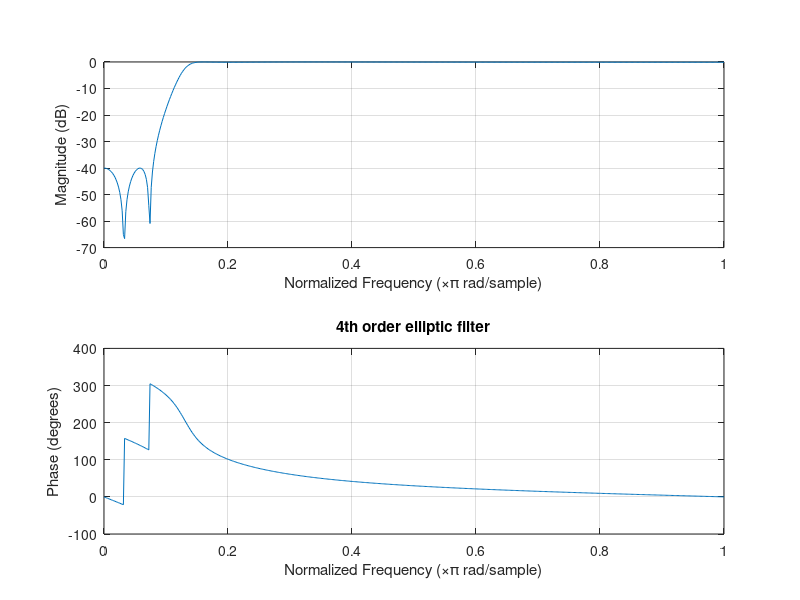

Write the MATLAB code that produced this figure. (Note: this script raises an error after producing the figure.)
%%
% <latex> 
% \title{BE 521: Homework 6 \\{\normalsize Spike sorting}\\{\normalsize Spring 2021}} 
% \author{60 points} 
% \date{Due: Tuesday, 03/09/2021 10:00pm} 
% \maketitle \textbf{Objective:} Detect and cluster spikes
% </latex>

%% 
% <latex> 
% \begin{center} \author{Jal Mahendra Panchal \\
%   \normalsize Collaborators: COLLABORATORS HERE \\}
% \end{center} 
% </latex>

%% 
% <latex>
% \subsection*{Overview}
% In this homework, you will do some basic spike sorting using two different datasets. The first (\verb|I521_A0006_D001|) is from a crayfish neuromuscular junction, a good model for human central nervous system synapses\footnote{The sampling rate of this data is 2000 Hz, which is adequate for this homework's instructional purposes but usually inadequate for real spike sorting, which often uses sampling frequencies on the order of 20 kHz.}. Specifically, the data contains two simultaneous recordings: an extracellular recording from the third nerve (channel \verb|nerve|) of a crayfish abdominal ganglion, which contains six spontaneously active motor neurons, and an intracellular recording from the superficial flexor muscle (channel \verb|muscle|) innervated by this nerve. You will attempt to discern relationships between the classes of spike waveforms you extract from the motor nerve trace and elicited potentials seen in the muscle fiber recording. 
% Then, you will revisit a human intracranial EEG recording (\verb|I521_A0006_D002|) and use some of the techniques you've learned in class to build a more automated spike sorter. 
% Note: While spikes may have positive and negative deflections, we will only focus on positive spikes on this homework for simplicity. 
% \section{Spike Detection and Clustering (38 pts)}
% In this section, you will explore some basic filtering and spike thresholding to ultimately compare spike clusters you pick out by eye to those selected by an automated algorithm.
% \begin{enumerate}
%     \item You can assume that the nerve samples have already been low-pass filtered. Here you will high-pass filter in order to remove signals like slow local field potentials and 60 Hz power line noise. Create a 4th order \textit{elliptic filter} with 0.1 dB of ripple in the passband, a stopband 40 dB lower than the peak value in the passband, and a passband edge frequency of 300 Hz (see Matlab's \verb|ellip| function and make sure your give the edge frequency in the correct normalized form). The statement to create this filter (defined by the filter coefficients \verb|b| and \verb|a|) should look something like
%   \begin{lstlisting}
% 	[b,a]=ellip(n,Rp,Rs,Wp,'high')
%   \end{lstlisting}
%   Clearly specify the denominator and numerator coefficients obtained for your filter function. (2pts)
% </latex>




%%
% $\textbf{Answer 1.1} \\$

%%
%ellip filter 
n = 4 ; %4th order filter 
Rp = 0.1 ; %pass band ripple in db 
Rs  = 40 ; % stop band attenuation in db 
Wp = 300 ; %pass band edge frequency in hz

fs = 2000; %sampling freq in hz
Wp  = Wp/fs; % converting cutoff freq to a ratio of sampling freq 

[nmtr_b , den_a ] = ellip(n,Rp, Rs , Wp, 'high') ;

%%
% The filter's numerator and denomerator respectively are
nmtr_b
den_a

figure();
freqz(nmtr_b, den_a);
title('4th order elliptic filter')
%% 
% <latex>
%   \item Using the \verb|filter| function and \verb|filtfilt| function, obtain two different filtered outputs of the nerve signal.
%       \begin{enumerate}
%         \item In a 2x1 subplot, plot the first 50 ms of the unfiltered nerve signal in the top subplot; in the bottom subplot, plot the \verb|filter| output in blue and the \verb|filtfilt| output in red. Use a potential range (y-axis) of -20 to 50 millivolts. (4 pts)
% </latex>

%%
% $\textbf{Answer 1.2a} \\$

%%
%obtaining the I521_A0006_D001 signal
addpath(genpath('/Users/jalpanchal/git/be521'));

session_cray = IEEGSession('I521_A0006_D001', 'jalpanchal', 'jal_ieeglogin.bin');
sampling_frequency_hz_cray = session_cray.data.sampleRate;
duration_in_sec_cray = session_cray.data(1).rawChannels(1).get_tsdetails.getDuration/1e6;

muscle_raw_uV = session_cray.data.getvalues(0, duration_in_sec_cray * 1e6, 1);
nerve_raw_uV = session_cray.data.getvalues(0, duration_in_sec_cray * 1e6, 2);

duration = datestr(seconds(duration_in_sec_cray),'HH:MM:SS:FFF');

%%
%filtering using filter
nerve_filter_uV = filter(nmtr_b,den_a,nerve_raw_uV);

%filtering using filtfilt
nerve_filtfilt_uV = filtfilt(nmtr_b,den_a,nerve_raw_uV);

%%
%plot 
fs = sampling_frequency_hz_cray;
t = 0 : 1e3/sampling_frequency_hz_cray : duration_in_sec_cray*1e3 - 1e3/sampling_frequency_hz_cray ;

figure();
ax1 = subplot(2,1,1);
plot(t, nerve_raw_uV/1000, 'Linewidth', 1)                   
title('Nerves channel raw')
xlabel('Time (ms)')
ylabel('Signal Amplitude (mV)')
xlim([0, 50])
ylim([-20 50])

ax2 = subplot(2,1,2);
plot(t, nerve_filter_uV/1000, 'Linewidth', 1, 'color',[0 0.4470 0.7410] );
hold on 
plot(t, nerve_filtfilt_uV/1000, 'Linewidth', 1, 'color', [0.8500 0.3250 0.0980]);
hold off
title('Nerves channel filtered')
xlabel('Time (ms)')
ylabel('Signal Amplitude (mV)')
legend('filter()', 'filtfilt()')
xlim([0, 50]) 
ylim([-20 50])

suptitle('Filtering nerve channel data for I521\_A0006\_D001')

%% 
% <latex>
%         \item How is the unfiltered signal different from the filtered signal? What is different about the two filtered (red and blue) signals? (2 pts)
% </latex>

%%
% $\textbf{Answer 1.2b} \\$

%%
% The unfiltered signal has low frequency components and a 60 hz power line
% noise that can be seen as a base line fluctuation. In the filtered
% signals, the lower frequencies have been removed and a stable baseline
% can be seen. $\\$
% The $filtfilt$ function processes the signal in the forward and reverse
% direction to cause a zero phase distortion as compared to the $filter$
% function which prosses the signal only in the forward direction which can
% result in a phase shift. The $filtfilt$ function due to its two direction
% approach results in doubling of the order of filter as specified by the
% filter coefficients b(numerator) and a(denomerator). The $filter$  function in
% contrast maintains the order of the filter.

%% 
% <latex>
%         \item Briefly explain the mathematical difference between the two filtering methods, and why one method might be more advantageous than the other in the context of spike detection? (5 pts)
% </latex>

%%
% $\textbf{Answer 1.2c} \\$

%%
% The $filter$ function..
%%
% <latex>
%       \end{enumerate}
%         \item Using a spike threshold of +30 mV, calculate the index and value of the peak voltage for each spike in the \textbf{filtered} nerve signal (select the best one). Use these values to plot the first 2.5 seconds of the nerve signal with a red dot above (e.g. 10 mV above) each spike. (Hint: Plot the entire length of the nerve signal with all the spikes marked but then restrict the x-axis using \verb|xlim| to [0, 2.5] seconds) (4 pts)
% </latex>

%%
% $\textbf{Answer 1.3} \\$

%%
%peak identification
x = nerve_filtfilt_uV/1000;
threshold = 30;

%finding peak using sign change in second derivative(maxima) for signal above
%threshold
peak_find = @(x, th) (find((diff(diff(x) < 0 ) .* (x(2:end-1) >th))>0));

nerve_ff_peakidx = peak_find(x,threshold);


%%
%plotting peaks in filtered signal
fs = sampling_frequency_hz_cray;
t = 0 : 1e3/sampling_frequency_hz_cray : duration_in_sec_cray*1e3 - 1e3/sampling_frequency_hz_cray ;
figure();
plot(t/1000, x, 'Linewidth', 1);
hold on;
plot(0 + ((nerve_ff_peakidx)/fs), x(nerve_ff_peakidx+1)+10, '.', 'Markersize',10, 'color' ,[0.8500 0.3250 0.0980] );
hold off;
ylabel('Amplitude (mV)');
xlabel('Time (sec)');
title('Nerves channel filtered for I521\_A0006\_D001');
legend('filtered signal', 'peaks>30mV')
xlim([0 2.5])

%% 
% <latex>
%  \item Under the assumption that different cells produce different action potentials with distinct peak amplitudes, decide how many cells you think were recorded (some number between 1 and 6). You may find it helpful to zoom in and pan on the plot you made in question 1.3. You may also find it useful to plot the sorted peak values to gain insight into where ``plateaus'' might be. (No need to include these preliminary plots in the report, though.) Use thresholds (which you well set manually/by eye) to separate the different spikes. Make a plot of the first 2.5 seconds similar to that in 1.3 except now color the spike dots of each group a different color (e.g., \verb|'r.'|,\verb|'g.'|,\verb|'k.'|,\verb|'m.'|).(6 pts)
% </latex>

%%
% $\textbf{Answer 1.4} \\$

%%
nerve_peak_amp = sort(x(nerve_ff_peakidx+1));
%%
plot(nerve_peak_amp);
%%
plot(diff(nerve_peak_amp))
%%
histogram( x(nerve_ff_peakidx+1), 1000);


%%
% Based on manual insoection of the spike amplitude and shape, it appears
% that 6 different neurons are recorded in the nerve channel of the signal


%%
%plotting peaks in filtered signal
x = nerve_filtfilt_uV/1000;
fs = sampling_frequency_hz_cray;
t = 0 : 1e3/sampling_frequency_hz_cray : duration_in_sec_cray*1e3 - 1e3/sampling_frequency_hz_cray ;

%making a cell array for each neuron peak
n = {};
n{1} = find(x(nerve_ff_peakidx+1) <50 & x(nerve_ff_peakidx+1)>30);
n{2} = find(x(nerve_ff_peakidx+1) <85 & x(nerve_ff_peakidx+1)>50);
n{3} = find(x(nerve_ff_peakidx+1) <110 & x(nerve_ff_peakidx+1)>85);
n{4} = find(x(nerve_ff_peakidx+1) <155 & x(nerve_ff_peakidx+1)>110);
n{5} = find(x(nerve_ff_peakidx+1) <201 & x(nerve_ff_peakidx+1)>155);
n{6} = find(x(nerve_ff_peakidx+1) <350 & x(nerve_ff_peakidx+1)>201);

figure();
plot(t/1000, x, 'Linewidth', 1);
hold on;
%plot all peaks
% plot(0 + (nerve_ff_peakidx/fs), x(nerve_ff_peakidx+1)+10, '.', 'Markersize',10, 'color' ,[0.8500 0.3250 0.0980] );

plot(nerve_ff_peakidx(n{1})/fs, x(nerve_ff_peakidx(n{1})+1) +10,'r.', 'Markersize',15);

plot(nerve_ff_peakidx(n{2})/fs, x(nerve_ff_peakidx(n{2})+1)+ 10,'b.', 'Markersize',15);
plot(nerve_ff_peakidx(n{3})/fs, x(nerve_ff_peakidx(n{3})+1)+ 10,'g.', 'Markersize',15);
plot(nerve_ff_peakidx(n{4})/fs, x(nerve_ff_peakidx(n{4})+1)+ 10,'k.', 'Markersize',15);
plot(nerve_ff_peakidx(n{5})/fs, x(nerve_ff_peakidx(n{5})+1)+ 10,'m.', 'Markersize',15);
plot(nerve_ff_peakidx(n{6})/fs, x(nerve_ff_peakidx(n{6})+1)+ 10,'c.', 'Markersize',15);

hold off;
ylabel('Amplitude (mV)');
xlabel('Time (sec)');
title('Nerves channel manual clustering of neurons for I521\_A0006\_D001');
legend('filtered signal','neuron1', 'neuron2', 'neuron3', 'neuron4', 'neuron5', 'neuron6')
xlim([0 2.5])


%% 
% <latex>
%  \item Use Matlab's $k$-means\footnote{Clustering, like $k$-means you are using here, is a form of unsupervised learning.} function (\verb|kmeans|) to fit $k$ clusters (where $k$ is the number of cells you think the recording is picking up) to the 1D data for each spike. 
%   \begin{enumerate}
% 	\item Using the same color order (for increasing spike amplitude) as you did for the thresholds in question 1.4, plot the spike cluster colors as little dots slightly above those you made for question 1.4. The final figure should be a new plot of the nerve voltage and two dots above each spike, the first being your manual label and the second your clustered label, which (hopefully/usually) should be the same color. (4 pts)
% </latex>

%%
% $\textbf{Answer 1.5a} \\$

%%
%kmeans clustering
% rng(1); % For reproducibility
n_clusters = 6;
[idx, centroid] = kmeans( x(nerve_ff_peakidx+1), n_clusters);
[~,i] = sort(centroid);

km_n = {};

km_n{1} = find(idx==i(1));
km_n{2} = find(idx==i(2));
km_n{3} = find(idx==i(3));
km_n{4} = find(idx==i(4));
km_n{5} = find(idx==i(5));
km_n{6} = find(idx==i(6));

%%
%plotting clusters
figure();
plot(t/1000, x, 'Linewidth', 1);
hold on;
%plot all peaks
% plot(0 + (nerve_ff_peakidx/fs), x(nerve_ff_peakidx+1)+10, '.', 'Markersize',10, 'color' ,[0.8500 0.3250 0.0980] );

%plotting manaul peaks
plot(nerve_ff_peakidx(n{1})/fs, x(nerve_ff_peakidx(n{1})+1) +10,'r.', 'Markersize',15);
plot(nerve_ff_peakidx(n{2})/fs, x(nerve_ff_peakidx(n{2})+1)+ 10,'b.', 'Markersize',15);
plot(nerve_ff_peakidx(n{3})/fs, x(nerve_ff_peakidx(n{3})+1)+ 10,'g.', 'Markersize',15);
plot(nerve_ff_peakidx(n{4})/fs, x(nerve_ff_peakidx(n{4})+1)+ 10,'k.', 'Markersize',15);
plot(nerve_ff_peakidx(n{5})/fs, x(nerve_ff_peakidx(n{5})+1)+ 10,'m.', 'Markersize',15);
plot(nerve_ff_peakidx(n{6})/fs, x(nerve_ff_peakidx(n{6})+1)+ 10,'c.', 'Markersize',15);

%plotting kmeans clusters
plot(nerve_ff_peakidx(km_n{1})/fs, x(nerve_ff_peakidx(km_n{1})+1)+20,'r.', 'Markersize',15);
plot(nerve_ff_peakidx(km_n{2})/fs, x(nerve_ff_peakidx(km_n{2})+1)+20,'b.', 'Markersize',15);
plot(nerve_ff_peakidx(km_n{3})/fs, x(nerve_ff_peakidx(km_n{3})+1)+20,'g.', 'Markersize',15);
plot(nerve_ff_peakidx(km_n{4})/fs, x(nerve_ff_peakidx(km_n{4})+1)+20,'k.', 'Markersize',15);
plot(nerve_ff_peakidx(km_n{5})/fs, x(nerve_ff_peakidx(km_n{5})+1)+20,'m.', 'Markersize',15);
plot(nerve_ff_peakidx(km_n{6})/fs, x(nerve_ff_peakidx(km_n{6})+1)+20,'c.', 'Markersize',15);

hold off;
ylabel('Amplitude (mV)');
xlabel('Time (sec)');
title('Nerves channel comparing manual clustering to kmeans clustering for I521\_A0006\_D001');
legend('filtered signal', 'neuron1', 'neuron2', 'neuron3', 'neuron4', 'neuron5', 'neuron6')
xlim([0 2.5])


%% 
% <latex>
% 	\item Which labeling, your manual ones or the ones learned by clustering) seem best, or do they both seem just as good? (Again, panning over the entire plot may be helpful.) (2 pts)
% </latex>

%%
% $\textbf{Answer 1.5b} \\$

%%
%

%% 
% <latex>
%   \end{enumerate}
%  \item In this question,  you will test the hypothesis that the muscle potential responses are really only due to spikes from a subset of the cells you have identified in the previous two questions. First, plot the first 2.5 seconds of the muscle fiber potential and compare it with that of the nerve. Observe the relationship between spikes and the muscle fiber response. (No need to include this plot and observation in your report.)
%      Now, calculate the maximum muscle fiber potential change\footnote{max voltage - min voltage} in the 25 ms\footnote{Note that this 25 ms window is somewhat ad hoc and is just what seems reasonable by eye for this data. It implies no underlying physiological time scale or standard.} window after each spike (with the assumption that spikes without any/much effect on the muscle fiber potential do not directly innervate it). 
%   \begin{enumerate}
%    \item Using the cell groups you either manually defined or found via $k$-means clustering (just specify which you're using) again with different colors, plot a colored point for each spike where the x-value is the spike amplitude and the y-value is the muscle potential change. (6 pts)
% </latex>


%%
% $\textbf{Answer 1.6a} \\$



%%
%plotting peaks in filtered signal
fs = sampling_frequency_hz_cray;
t = 0 : 1e3/sampling_frequency_hz_cray : duration_in_sec_cray*1e3 - 1e3/sampling_frequency_hz_cray ;
figure();
yyaxis left
plot(t/1000, x, 'Linewidth', 1);
ylabel('Amplitude (mV)');
hold on;

yyaxis right
plot(t/1000, muscle_raw_uV/1000,  'color' ,[0.8500 0.3250 0.0980] );
ylabel('Amplitude (mV)');
ylim([-76, -50]) 

%plotting markers for peaks
hold on
for i = 1:size(nerve_ff_peakidx/fs,1)
        xline(nerve_ff_peakidx(i)/fs);
end

hold off; 

xlabel('Time (sec)');
title('nerve and muscle channel for I521\_A0006\_D001');
legend('filtered nerve signal', 'muscle channel')
xlim([0 2.5])

%%
%calculating muscle fiber potential change after neuron spike
pot_change_peak = {};
%first we loop through the different sets of neuron clusters
for i= 1:n_clusters
    idx = km_n{i};
    temp_ = zeros(size(idx,1),3);
    for j = 1:size(idx,1)
       %calculating max and min mulscle voltage in 25 ms window after peak
       window_ms = 25;
       samples = window_ms*fs/1000;
       %index of signal of peak #j in neuron cluster i
       pk_idx = nerve_ff_peakidx(idx(j))+1;
       muscle_sig = muscle_raw_uV(pk_idx : pk_idx+samples);
       muscle_pot_mV = (max(muscle_sig)-min(muscle_sig))/1000;
       
       %saving, peak index, muscle pot change and spike amplitude in matrix
       temp_(j,:) = [pk_idx-1, muscle_pot_mV,x(pk_idx)];
    end
    %cell array of temp_ matrix for each cluster
    pot_change_peak{i} = temp_; 
end

%%
%plotting peaks in filtered signal
fs = sampling_frequency_hz_cray;
t = 0 : 1e3/sampling_frequency_hz_cray : duration_in_sec_cray*1e3 - 1e3/sampling_frequency_hz_cray ;
figure();

plot(pot_change_peak{1}(:,3), pot_change_peak{1}(:,2),'r.', 'Markersize',15);
hold on 
plot(pot_change_peak{2}(:,3), pot_change_peak{2}(:,2),'b.', 'Markersize',15);
plot(pot_change_peak{3}(:,3), pot_change_peak{3}(:,2),'g.', 'Markersize',15);
plot(pot_change_peak{4}(:,3), pot_change_peak{4}(:,2),'k.', 'Markersize',15);
plot(pot_change_peak{5}(:,3), pot_change_peak{5}(:,2),'m.', 'Markersize',15);
plot(pot_change_peak{6}(:,3), pot_change_peak{6}(:,2),'c.', 'Markersize',15);
hold off;

ylabel('Potential Difference(mV)');
xlabel('Peak Amplitude(mV)');
title('Spike peak amplitude vs Muscle potential change, I521\_A0006\_D001');
legend('neuron1', 'neuron2', 'neuron3', 'neuron4', 'neuron5', 'neuron6')
% xlim([0 2.5])

%% 
% <latex>
%    \item Does this plot support the hypothesis that the muscle fiber responses are only due to a subset of the cells. Explain why or why not. (3 pts)
% </latex>

%%
% $\textbf{Answer 1.6b} \\$

%%
% mnl,khjkl

%% 
% <latex>
%   \end{enumerate}
% \end{enumerate}
% \section{Multivariate Clustering (22 pts)}
% In this section, you will explore similar methods for spikes sorting and clustering but with a different dataset, the human intracranial data in \verb|I521_A0006_D002|, 
% which is a larger dataset of the same recording you saw in \verb|I521_A0001_D001| of Homework 1. 
%   \begin{enumerate}
%    \item Using a threshold six standard deviations above the mean of the signal, detect the spikes in the signal. In addition, extract the waveform from 1 ms before the peak to 1 ms after it with peak value in the middle. (You will end up with a matrix where each row corresponds to the number of data points in 2 ms of signal minus 1 data point. Use the closest integer number of data points for the $\pm$ 1 ms window.) 
% </latex>


%% 
% <latex>
% 	\begin{enumerate}
% 	  \item Plot the waveforms of all the spikes overlaid on each other in the same color. (4 pts)
% </latex>


%%
% $\textbf{Answer 2.1a} \\$

%%
%obtaining the I521_A0006_D002 signal
addpath(genpath('/Users/jalpanchal/git/be521'));

session_humn = IEEGSession('I521_A0006_D002', 'jalpanchal', 'jal_ieeglogin.bin');
sampling_frequency_hz_humn = session_humn.data.sampleRate;
duration_in_sec_humn = session_humn.data(1).rawChannels(1).get_tsdetails.getDuration/1e6;

intcran_raw_uV = session_humn.data.getvalues(0, duration_in_sec_humn * 1e6, 1);

%%
%calculating peaks above 6 std above mean

std_humn_uV = std(intcran_raw_uV);
mean_humn_uV = mean(intcran_raw_uV);

threshold_uV = mean_humn_uV + 6*std_humn_uV;

humn_peak_idx = peak_find(intcran_raw_uV, threshold_uV);
%%
%plotting human intercranial signal raw
fs = sampling_frequency_hz_humn;
t = 0 : 1/fs : duration_in_sec_humn;
x = intcran_raw_uV;
figure();
plot(t, x, 'Linewidth', 1);
hold on
yline(threshold_uV, '-','threshold');
plot(0 + ((humn_peak_idx)/fs), x(humn_peak_idx+1)+1, '.', 'Markersize',10, 'color' ,[0.8500 0.3250 0.0980] );
hold off;
ylabel('Signal Amplitude (\muV)');
xlabel('Time (sec)');
title('Intracranial human data for I521\_A0006\_D002');


%%
%stacking ±1 ms around all peaks
%for a sampling frequency of 32258, 1ms has 32.258 points
% to acquire 1 ms before and after the peak, we can acquire 32 points before
% and 32 points after the peak 
peak_stack_uV = zeros(size(humn_peak_idx,1), 65);
for i = 1:size(humn_peak_idx,1)
    pk_idx = humn_peak_idx(i)+1;
   peak_stack_uV(i, :) = intcran_raw_uV(pk_idx-32 : pk_idx+32);
end

%%
%plotting stacked peaks
t = (-32:1:32)/32258;

figure();
plot(t,peak_stack_uV(1:size(humn_peak_idx,1),:), 'color', [0 0.4470 0.7410])

xline(0)
ylabel('Signal Amplitude(\muV)');
xlabel('Time around peak (ms)');
title('Stacking aligned peaks above threshold for I521\_A0006\_D002');


%% 
% <latex>
% 	  \item Does it looks like there is more than one type of spike? (1 pt)
% </latex>

%%
% $\textbf{Answer 2.1b} \\$

%%
% Yes, based on the stacked plots we see that there are at least 2 "groups"
% of peaks stacked together, one with a peak amplitde alose to 50 uV and
% another with a peak amplitude of about 100 uV. This means that there are
% at least 2 types of spikes.There are some peaks/spikes at a highter
% amplitude around 125 uV which could be another type of spike/peak.

%% 
% <latex>
% 	\end{enumerate} 
%    \item For each spike, represent the waveform by its  principal components. Use the \verb|pca| command in Matlab. Intuitively, principal component analysis finds the coordinate system that most reduces the variability in your data. 
% 	\begin{enumerate}
% 	  \item Run principal component analysis on all the spike waveforms and represent your data with the top two principal components. Make a scatterplot of your data in this principal component (PC) space. (3 pts)
% </latex>

%%
% $\textbf{Answer 2.2a} \\$

%%
%performing pca analysis
humn_peak_amp_uV = peak_stack_uV(:,33); 
[coeff,score,latent,tsquared,explained,mu] = pca(peak_stack_uV);

%%
%plotting a scatter plot in PC space
figure();
scatter(score(:,1), score(:,2), 'filled')
ylabel('Principle component 2');
xlabel('Principle component 1');
title('PC1 vs PC2, I521\_A0006\_D002 data in Principle compponent space');
%% 
% <latex>
% 	  \item Each PC also has an associated eigenvalue, representing the amount of variance explained by that PC. This an output of the \verb|PCA| command. Plot the  principal component vs the total (cumulative) percent variance explained. What is the percent variance explained if you include the top two principal components? (3 pts)
% </latex>

%%
% $\textbf{Answer 2.2b} \\$

%%
%plotting variance for each principle component
figure();
plot(explained, 'Linewidth', 2);
ylabel('Percentage variance (%)');
xlabel('Principle component number');
title('Principle component vs percentage variance in I521\_A0006\_D002');



%%
%variance by first 2 PCs
pc12_percentage_variance  = explained(1)+explained(2)

%%
% The top 2 principle components explain a variance of 73.73%
%% 
% <latex>
% 	  \item Does it look like there is more than one cluster of spikes? (1 pt)
% 	\end{enumerate} 
% </latex>

%%
% $\textbf{Answer 2.2c} \\$

%%
% Yes, From the PC1 vs PC2 scatter plot above, it looks like there are 2 clusters of
% spikes. 


%% 
% <latex>
%    \item Use the same \verb|kmeans| function as you used before to cluster the spikes based on these two (normalized) features (the waveforms represented by the top two PCs). You will use a slight twist, though, in that you will perform $k$-medians (which uses the medians instead of the mean for the cluster centers) by using the \verb|'cityblock'| distance metric (instead of the default \verb|'sqEuclidean'| distance). Make a plot similar to that in 2.2.a but now coloring the two clusters red and green. (3 pts)
% </latex>


%%
% $\textbf{Answer 2.3} \\$

%%
%normalizing the vales in the PC space
score_norm = normalize(score);

%kmedians clusturing on normalized data in PC space
[idx, centroid] = kmeans( score_norm(:,1:2), 2, 'Distance', 'cityblock');

km_pc_idx = {};

km_pc_idx{1} = find(idx==1);
km_pc_idx{2} = find(idx==2);

%%
%scatter plot for clusters
figure();
scatter(score_norm(km_pc_idx{1},1), score_norm(km_pc_idx{1},2), 'filled','MarkerfaceColor', [0.6350 0.0780 0.1840])
hold on 
scatter(score_norm(km_pc_idx{2},1), score_norm(km_pc_idx{2},2), 'filled', 'MarkerfaceColor', [0.4660 0.6740 0.1880])
hold off
ylabel('Principle component 2');
xlabel('Principle component 1');
title('PC1 vs PC2, 2 clusters: k-medians for I521\_A0006\_D002');
%% 
% <latex>
%   \item Make a plot similar to 2.1 but now coloring the traces red and green according to which cluster they are in. Overlay the mean of the waveforms in each cluster with a thick black line (use the parameter \verb|'LineWidth'| and value \verb|'4'|). (3 pts)
% </latex>

%%
% $\textbf{Answer 2.4} \\$

%%
%plotting clustered stacks of peaks
t = (-32:1:32)/32258;

figure();
%cluster 2 stacks
plot(t,peak_stack_uV(km_pc_idx{2},:), 'color', [0.4660 0.6740 0.1880])
hold on
%plotting mean for cluster 2
plot(t, mean(peak_stack_uV(km_pc_idx{2},:)), 'Linewidth', 4, 'color', 'k')

%cluster 1 stacks
plot(t,peak_stack_uV(km_pc_idx{1},:), 'color', [0.6350 0.0780 0.1840])
%plotting mean for cluster 1
plot(t, mean(peak_stack_uV(km_pc_idx{1},:)), 'Linewidth', 4, 'color', 'k')

xline(0)
ylabel('Signal Amplitude(\muV)');
xlabel('Time around peak (ms)');
title('Stacking aligned peaks showing 2 clusters for I521\_A0006\_D002');


%% 
% <latex>
%   \item What is a disadvantage of using principal component analysis? (1 pts)
% </latex>

%%
% $\textbf{Answer 2.5} \\$

%%
% The biggest disadvantage of PCA is interpretation of the principle
% components. We dont know what the principle components actually are and
% what they represent with respect to the data. If we want to understand
% the physiological imprtance of features/components, this will not be possible from
% the principle components as they are methemetical constructs.

%% 
% <latex>
%   \item What are some dangers of using the clustering techniques in this homework? (List 3) (3 pts)
% </latex>

%%
% $\textbf{Answer 2.6} \\$

%%
% <latex>
% Some of the dangers of the clustering techniques are:
% \begin{enumerate}
% \item The kmeans clustering relied on the number of clusters fed by me.
% This is a big drawback as I must analyse the data enough to identy the
% number of clusters specifically if the borders are very close. If i choose
% the numbers of clusters it will impact the processess down the procesing line. 
% \item Another challenge with the kmeans function in matlab was the random
% nature of iterations it computes. Due to the random initialization, I
% found the clusters to be different at times which leads to non reliable
% results. Its hard to assess what is the right seed to initialize the
% function for optimal clustering.
% \item The clusters also had hard thresholds which made the sorting of
% points close to the border a challenge which also gets worse if the
% algorithm reaches a local minima due to its random initialization.
% \end{enumerate}
% </latex>

%% 
% <latex> 
% \end{enumerate}
% \end{document}
% </latex>
